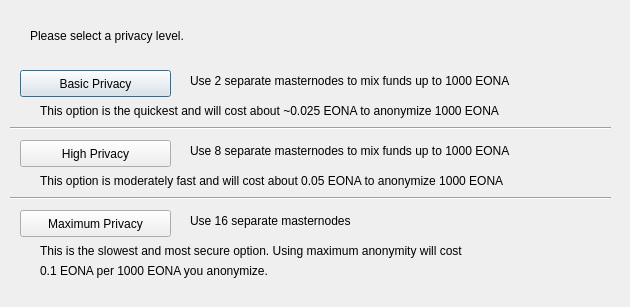
<?xml version="1.0" encoding="UTF-8"?>
<ui version="4.0">
 <class>DarksendConfig</class>
 <widget class="QDialog" name="DarksendConfig">
  <property name="geometry">
   <rect>
    <x>0</x>
    <y>0</y>
    <width>630</width>
    <height>307</height>
   </rect>
  </property>
  <property name="windowTitle">
   <string>Configure Darksend</string>
  </property>
  <widget class="QPushButton" name="buttonBasic">
   <property name="geometry">
    <rect>
     <x>20</x>
     <y>70</y>
     <width>151</width>
     <height>27</height>
    </rect>
   </property>
   <property name="text">
    <string>Basic Privacy</string>
   </property>
  </widget>
  <widget class="QPushButton" name="buttonHigh">
   <property name="geometry">
    <rect>
     <x>20</x>
     <y>140</y>
     <width>151</width>
     <height>27</height>
    </rect>
   </property>
   <property name="text">
    <string>High Privacy</string>
   </property>
  </widget>
  <widget class="QPushButton" name="buttonMax">
   <property name="geometry">
    <rect>
     <x>20</x>
     <y>210</y>
     <width>151</width>
     <height>27</height>
    </rect>
   </property>
   <property name="text">
    <string>Maximum Privacy</string>
   </property>
  </widget>
  <widget class="QLabel" name="label">
   <property name="geometry">
    <rect>
     <x>30</x>
     <y>20</y>
     <width>571</width>
     <height>31</height>
    </rect>
   </property>
   <property name="text">
    <string>Please select a privacy level.</string>
   </property>
  </widget>
  <widget class="QLabel" name="label_2">
   <property name="geometry">
    <rect>
     <x>190</x>
     <y>70</y>
     <width>421</width>
     <height>21</height>
    </rect>
   </property>
   <property name="text">
    <string>Use 2 separate masternodes to mix funds up to 1000 EONA</string>
   </property>
  </widget>
  <widget class="QLabel" name="label_3">
   <property name="geometry">
    <rect>
     <x>190</x>
     <y>140</y>
     <width>411</width>
     <height>21</height>
    </rect>
   </property>
   <property name="text">
    <string>Use 8 separate masternodes to mix funds up to 1000 EONA</string>
   </property>
  </widget>
  <widget class="QLabel" name="label_4">
   <property name="geometry">
    <rect>
     <x>190</x>
     <y>210</y>
     <width>421</width>
     <height>21</height>
    </rect>
   </property>
   <property name="text">
    <string>Use 16 separate masternodes</string>
   </property>
  </widget>
  <widget class="QLabel" name="label_6">
   <property name="geometry">
    <rect>
     <x>40</x>
     <y>100</y>
     <width>561</width>
     <height>21</height>
    </rect>
   </property>
   <property name="text">
    <string>This option is the quickest and will cost about ~0.025 EONA to anonymize 1000 EONA</string>
   </property>
  </widget>
  <widget class="QLabel" name="label_7">
   <property name="geometry">
    <rect>
     <x>40</x>
     <y>170</y>
     <width>561</width>
     <height>21</height>
    </rect>
   </property>
   <property name="text">
    <string>This option is moderately fast and will cost about 0.05 EONA to anonymize 1000 EONA</string>
   </property>
  </widget>
  <widget class="QLabel" name="label_8">
   <property name="geometry">
    <rect>
     <x>40</x>
     <y>240</y>
     <width>561</width>
     <height>21</height>
    </rect>
   </property>
   <property name="text">
    <string>This is the slowest and most secure option. Using maximum anonymity will cost</string>
   </property>
  </widget>
  <widget class="QLabel" name="label_9">
   <property name="geometry">
    <rect>
     <x>40</x>
     <y>260</y>
     <width>561</width>
     <height>21</height>
    </rect>
   </property>
   <property name="text">
    <string>0.1 EONA per 1000 EONA you anonymize.</string>
   </property>
  </widget>
  <widget class="Line" name="line">
   <property name="geometry">
    <rect>
     <x>10</x>
     <y>120</y>
     <width>601</width>
     <height>16</height>
    </rect>
   </property>
   <property name="orientation">
    <enum>Qt::Horizontal</enum>
   </property>
  </widget>
  <widget class="Line" name="line_2">
   <property name="geometry">
    <rect>
     <x>10</x>
     <y>190</y>
     <width>601</width>
     <height>16</height>
    </rect>
   </property>
   <property name="orientation">
    <enum>Qt::Horizontal</enum>
   </property>
  </widget>
 </widget>
 <resources/>
 <connections/>
</ui>
